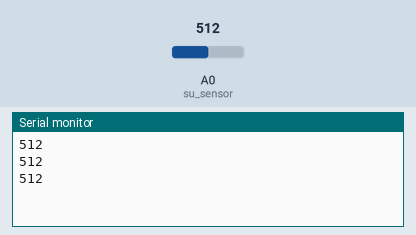
Bench run of a sketch on a simulated Arduino Uno, built with avr-gcc and run on an emulated ATmega328P. Shown: the last lines printed to the serial monitor. Inputs (shaded band) come from the test bench; at power-on: A0 (su_sensor) = 512.

Above: at 1.3 s.
1.4 s: A0 (su_sensor) set to 716
At 1.9 s:
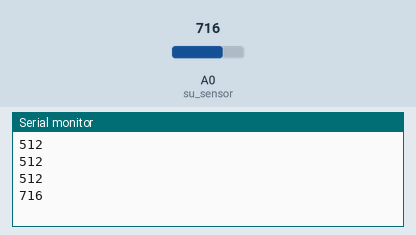
2.9 s: A0 (su_sensor) set to 900
At 3.4 s:
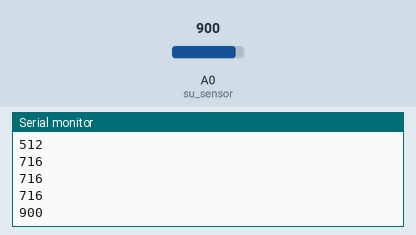
Timing chart, 0 to 5.9 s (numbered marks = the images above; inputs shaded):
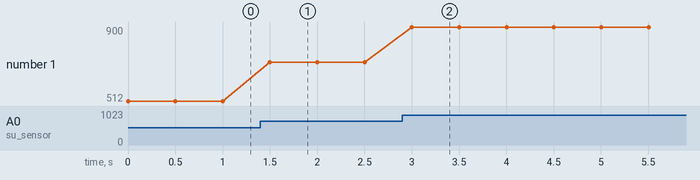

The sketch:

Su_Seviye_Sensoru.ino
```cpp
int su_sensor = A0; // Sensoru A0 pinine atadık
int su_seviyesi; // suyun seviyesini belirlemek amaçlı değişken atadık

void setup() {
  Serial.begin(9600); // serial monitoru başlattık

}

void loop() {
  su_seviyesi = analogRead(su_sensor); // su seviyesini ölçtü

  Serial.println(su_seviyesi); // su seviyesini ekrana yazdı
  delay(500);

}
```

Measured:
- after the input at 1.4 s, the serial monitor: prints a new line after 0.10 s (image 1)
- after the input at 2.9 s, the serial monitor: prints a new line after 0.10 s (image 2)
- plotted number 1: 512 → 716 after the input at 1.4 s, 716 → 900 after the input at 2.9 s
